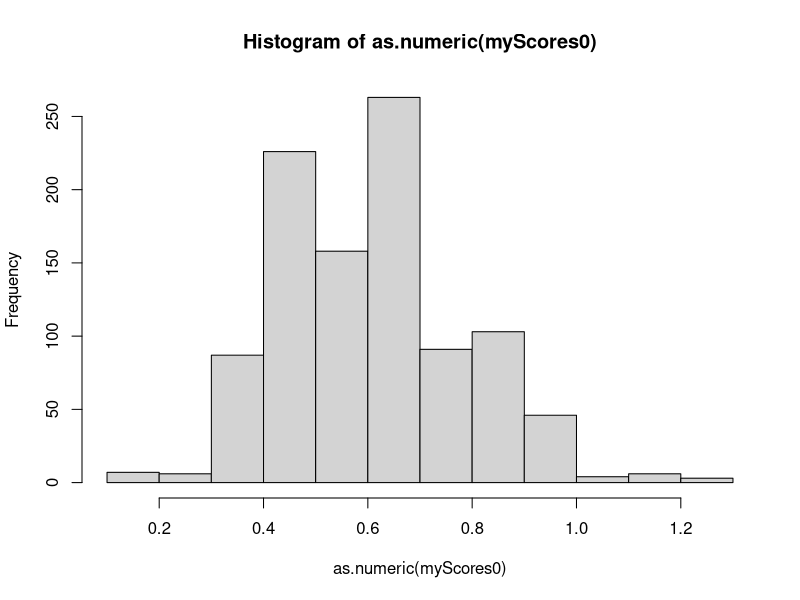
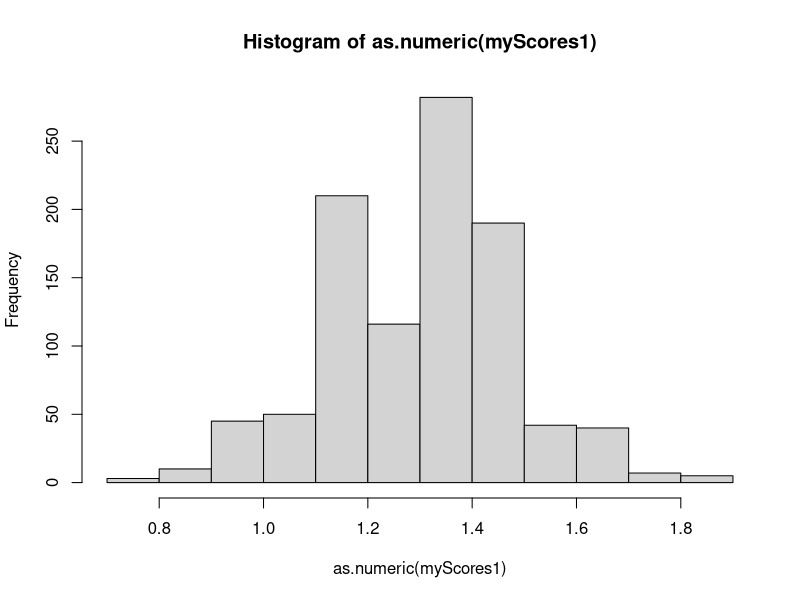
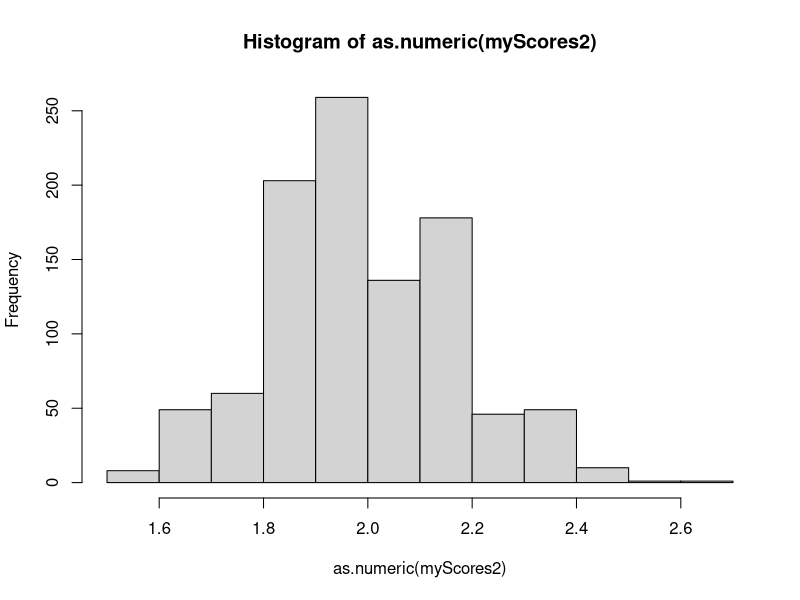
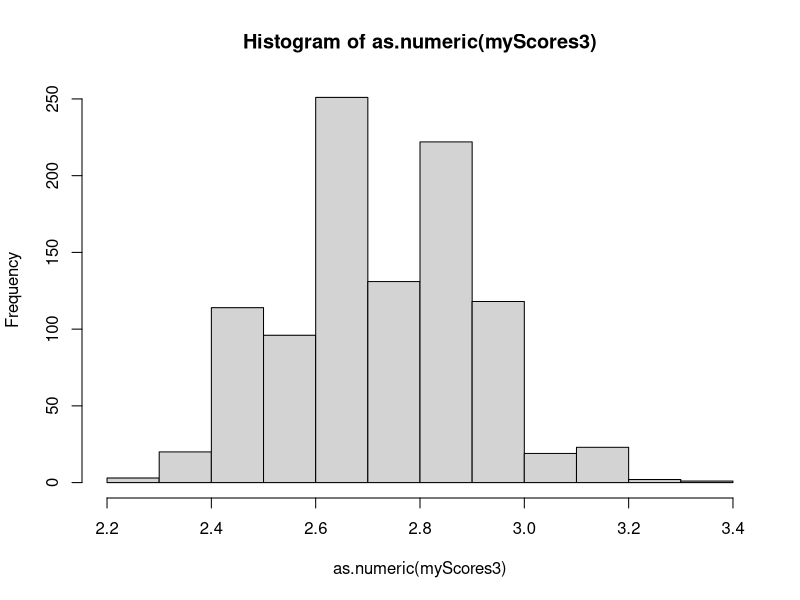
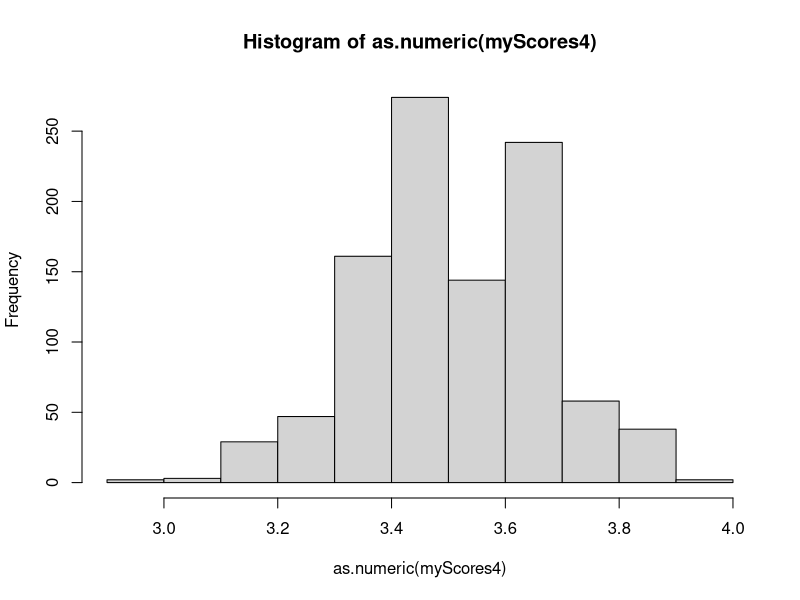
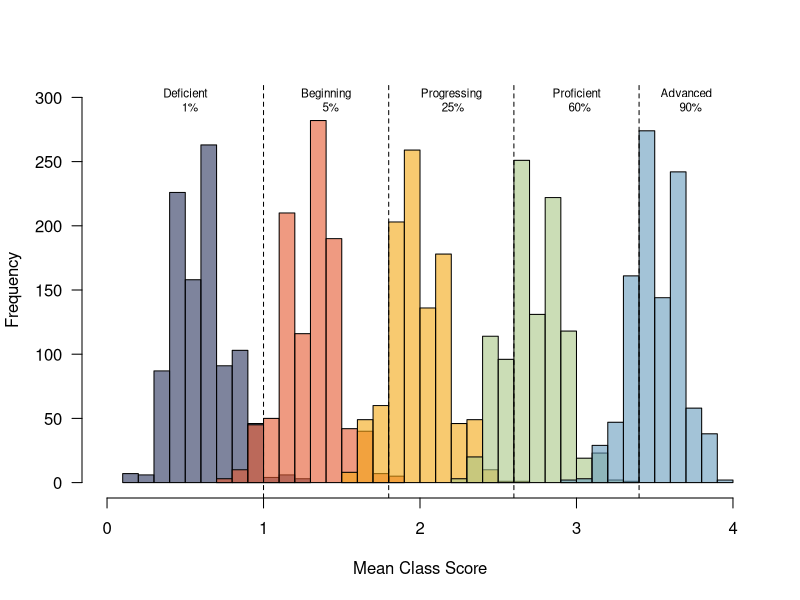

R code for these plots, in order: (Note: this script raises an error after producing the figures.)
## ---- chunk 1

#----------------------------------------------------------------------------------------
#	INSTALL PACKAGES
#----------------------------------------------------------------------------------------

packages<-function(x){
        x<-as.character(match.call()[[2]])
        if (!require(x,character.only=TRUE)){
                install.packages(pkgs=x,repos="http://cran.r-project.org")
                require(x,character.only=TRUE)
        }
}
packages(tidyverse)	# tidy data science
packages(xtable)        # make pretty tables of data
## ---- chunk 2

#----------------------------------------------------------------------------------------
#	DEFINE FUNCTIONS
#----------------------------------------------------------------------------------------
distribution0 <- function(scores) {
	mean(as.numeric(sample(x = c(0, 1, 2, 3, 4),
			       size=scores,
			       replace=TRUE,
			       prob=c(0.50, 0.40, 0.09, 0.01, 0.00))))  #Beginning
}
distribution1 <- function(scores) {
	mean(as.numeric(sample(x = c(0, 1, 2, 3, 4),
			       size=scores,
			       replace=TRUE,
			       prob=c(0.10, 0.55, 0.30, 0.05, 0.00))))  #Beginning
}

distribution2 <- function(scores) {
	mean(as.numeric(sample(x = c(0, 1, 2, 3, 4),
			       size=scores,
			       replace=TRUE,
			       prob=c(0.00, 0.26, 0.49, 0.24, 0.01))))  #Progressing
}

distribution3 <- function(scores) {
	mean(as.numeric(sample(x = c(0, 1, 2, 3, 4),
			       size=scores,
			       replace=TRUE,
			       prob=c(0.00, 0.01, 0.39, 0.46, 0.14))))  #Proficient
}

distribution4 <- function(scores) {
	mean(as.numeric(sample(x = c(0, 1, 2, 3, 4),
			       size=scores,
			       replace=TRUE,
			       prob=c(0.00, 0.00, 0.10, 0.27, 0.63))))  #Advanced
}
## ---- chunk 3

#----------------------------------------------------------------------------------------
#	DEFINE DISTRIBUTIONS
#----------------------------------------------------------------------------------------
dists <- tibble("Rubric" = c(0,1,2,3,4),
		"Level" = c("Deficient", "Beginning", "Progressing", "Proficient", "Advanced"),
		"Deficient Sim"   = c(0.50, 0.40, 0.09, 0.01, 0.00),
		"Beginning Sim"   = c(0.10, 0.55, 0.30, 0.50, 0.00),
		"Progressing Sim" = c(0.00, 0.26, 0.49, 0.24, 0.01),
		"Proficient Sim"  = c(0.00, 0.01, 0.39, 0.46, 0.14),
		"Advanced Sim"    = c(0.00, 0.00, 0.10, 0.27, 0.63))

knitr::kable(dists, caption="Proportions for simulated data for classes of different abilities", align=c("l","c","c","c","c","c","c"), booktabs=TRUE)

## ---- chunk 4

#----------------------------------------------------------------------------------------
#	CREATE SIMULATED DATA
#----------------------------------------------------------------------------------------

set.seed(42)  #Life, the universe, and everything

# Initialize vectors
myScores0 <- ""
myScores1 <- ""
myScores2 <- ""
myScores3 <- ""
myScores4 <- ""

# Create 1000 classes of 16 students each from each distribution
for (i in 1:1000) {
	myScores0[i] <- distribution0(16) #faculty-student ratio is 16:1 at FSU
	myScores1[i] <- distribution1(16)
	myScores2[i] <- distribution2(16)
	myScores3[i] <- distribution3(16)
	myScores4[i] <- distribution4(16)
}

## ---- chunk 5

#----------------------------------------------------------------------------------------
#	CREATE PLOTS FOR EACH SIMULATED DISTRIBUTION
#----------------------------------------------------------------------------------------

plot0 <- hist(as.numeric(myScores0))
plot1 <- hist(as.numeric(myScores1))
plot2 <- hist(as.numeric(myScores2))
plot3 <- hist(as.numeric(myScores3))
plot4 <- hist(as.numeric(myScores4))

## ---- chunk 6

#----------------------------------------------------------------------------------------
#	CREATE HISTOGRAM FIGURE
#----------------------------------------------------------------------------------------

# Standard colors for the levels with 40% transparency (60% opacity) to visualize any overlap
plot(plot0, xlim = c(0,4), xlab = "Mean Class Score", ylim = c(0,300), las = 1, main = "", col = "#29335c99")
plot(plot1, xlim = c(0,4), ylim = c(0,300), col = "#e4572e99", add=T)
plot(plot2, xlim = c(0,4), ylim = c(0,300), col = "#f3a71299", add=T)
plot(plot3, xlim = c(0,4), ylim = c(0,300), col = "#a8c68699", add=T)
plot(plot4, xlim = c(0,4), ylim = c(0,300), col = "#669bbc99", add=T)

# Add threshold lines
abline(v=1.0, lty=2)
abline(v=1.8, lty=2)
abline(v=2.6, lty=2)
abline(v=3.4, lty=2)

# Label regions
text(0.5, 298, "Deficient\n   1%", cex=0.7)
text(1.4, 298, "Beginning\n   5%", cex=0.7)
text(2.2, 298, "Progressing\n 25%", cex=0.7)
text(3.0, 298, "Proficient\n  60%", cex=0.7)
text(3.7, 298, "Advanced\n   90%", cex=0.7)

## ---- chunk 7

#----------------------------------------------------------------------------------------
#	CREATE COLOR SCHEME TABLE
#----------------------------------------------------------------------------------------

# Standard colors 
myColors <- tibble("Level" = c("Deficient", "Beginning", "Progressing", "Proficient", "Advanced"),
		"Score Range"   = c("[0.00 - 1.00)", "[1.00 - 1.80)", "[1.80 - 2.60)", "[2.60 - 3.40)", "[3.40 - 4.00]"),
		"Color (HEX)"   = c("#29335c", "#e4572e", "#f3a712", "#a8c686", "#669bbc"))

knitr::kable(myColors, caption="Color pallet for score interpretation", align=c("c","c","c"), booktabs=TRUE)

## ---- chunk 8

#----------------------------------------------------------------------------------------
#	SHOW COLOR SCHEME
#----------------------------------------------------------------------------------------

knitr::include_graphics("art/colorScheme.png")

